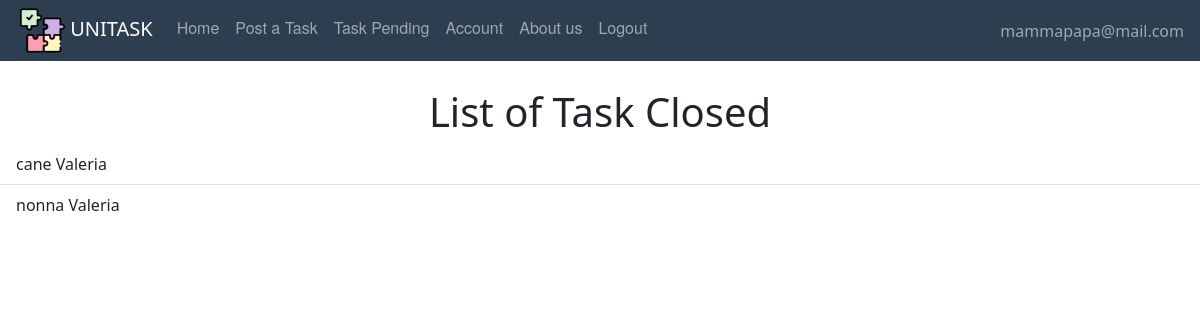
The app's page /taskpending (signed in), older data.
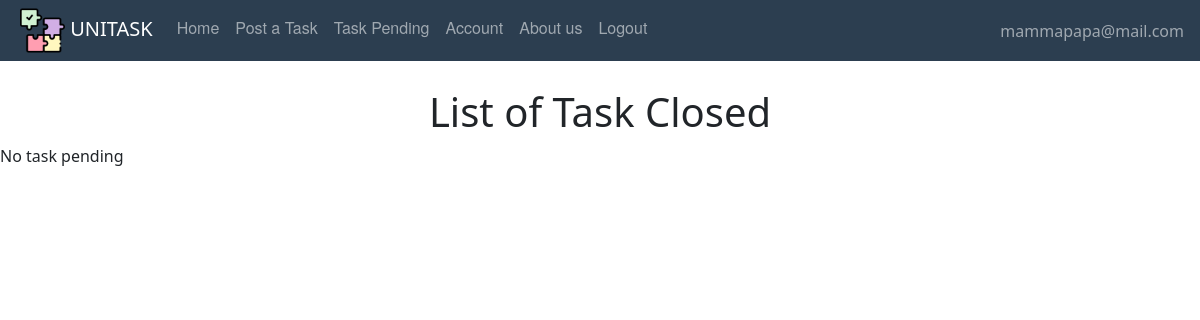
The same page, newer data.
### website/models.py (models this page shows, shortened)
class Offer(db.Model, UserMixin):
    id = db.Column(db.Integer, primary_key=True)
    title = db.Column(db.String(150))
    description = db.Column(db.String(150))
    address = db.Column(db.String(150))
    placeId = db.Column(db.String(150))
    lat = db.Column(db.Float)
    lng = db.Column(db.Float)
    date = db.Column(db.DateTime(timezone=True), default=func.now())
    isAss = db.Column(db.Boolean, default=False)
    date_task = db.Column(db.DateTime(timezone=True))
    id_adult = db.Column(db.Integer, db.ForeignKey('adult.id'))
    scelta = db.Column(db.Integer, db.ForeignKey('student.id'))
    isPerf = db.Column(db.Boolean, default=False)
    rece = db.relationship('Review', backref='recensione')
    isClosed = db.Column(db.Boolean, default=False)

class User(db.Model, UserMixin):
    id = db.Column(db.Integer, primary_key=True)
    email = db.Column(db.String(150), unique=True)
    password = db.Column(db.String(150))
    first_name = db.Column(db.String(150))
    surname = db.Column(db.String(150))
    type = db.Column(db.String(20))
    reviewsposted = db.relationship('Review', foreign_keys='Review.id_reviewer',
                                    backref='author')
    reviewsreceived = db.relationship('Review', foreign_keys='Review.id_reviewed',
                                      backref='received')
    __mapper_args__ = {
        'polymorphic_on': type,
        'polymorphic_identity': 'user',
    }

### website/views.py (the view)
@views.route('/taskpending')
def taskpending():
    pending = []
    for task in current_user.tasks:
        if task.isAss:
            pending.append(task)
        if task.isAss == False and task.isPerf == True:
            pending.append(task)
    return render_template("Adult/taskspending.html", user=current_user, pending=pending)

### website/__init__.py (called while the page is built)
def create_app():
    app = Flask(__name__)
    app.config['SECRET_KEY'] = 'atrebunfigoassurdo'
    app.config['SQLALCHEMY_DATABASE_URI'] = 'sqlite:///'+ DB_NAME
    db.init_app(app)
    from .views import views  # We imported the name of the blueprint
    from .auth import auth
    app.register_blueprint(views, url_prefix="/")  # Stiamo dicendo come sono definite le pagine e dove sono
    app.register_blueprint(auth, url_prefix="/")
    from .models import User, Offer, Adult, Student
    create_database(app)
    login_manager = LoginManager()
    login_manager.login_view = 'auth.login'  # dove vogliamo mandare l'user se non loggato
    login_manager.init_app(app)
    @login_manager.user_loader
    def load_user(id):
        return User.query.get(int(id))
    return app

### website/templates/Adult/taskspending.html (shortened to what this page needs)
{% extends "base.html" %} {% block title %}Task to be performed{% endblock %} {% block content%}
    <br />
    <h1 align="center">List of Task Closed</h1>
<ul class="list-group list-group-flush" id="offers">
    {%  if pending|length != 0 %}
      {% for offer in pending %}
                <li class="list-group-item">
         {{ offer.title }} {{ offer.performer.first_name }}
              <br/>
      {% endfor %}
    {% else %}
        No task pending
    {% endif %}
</ul>
{% endblock %}

Row changes from the older to the newer data that the page shows:
no longer on this page (row edited): Offer: title "cane", performer.first_name "Valeria"
no longer on this page (row edited): Offer: title "nonna", performer.first_name "Valeria"
Text that changed along with them:
text now shown: "No task pending"
